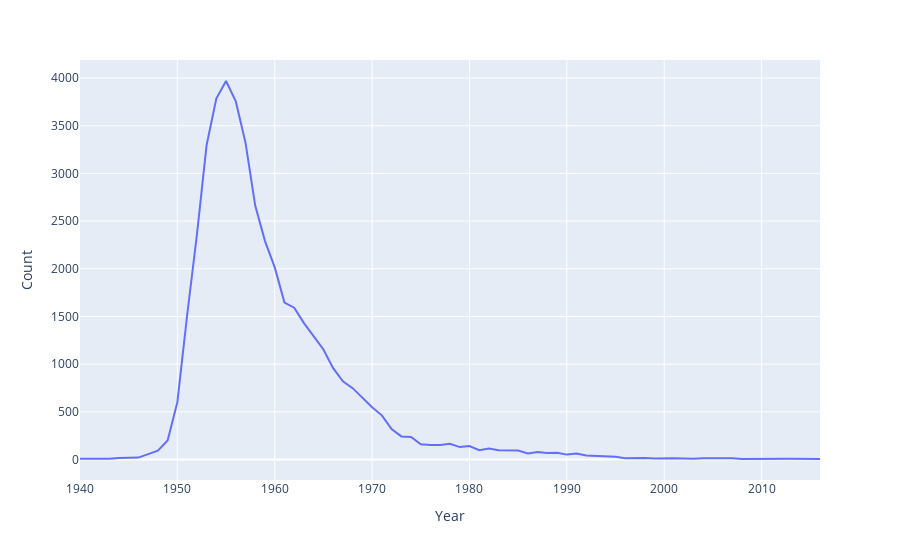

Notebook source saved alongside this figure:
### Code cell
px.line(female_babynames[female_babynames["Name"] == "Debra"], x = "Year", y = "Count")

### Figure 1 — Plotly figure (JSON) as saved in the notebook; plotly's stock layout.template omitted (floating-point values rounded to 4 significant figures)
{"data": [{"hovertemplate": "Year=%{x}<br>Count=%{y}<extra></extra>", "legendgroup": "", "line": {"color": "#636efa", "dash": "solid"}, "marker": {"symbol": "circle"}, "mode": "lines", "name": "", "orientation": "v", "showlegend": false, "type": "scatter", "x": [1940, 1942, 1943, 1944, 1945, 1946, 1947, 1948, 1949, 1950, 1951, 1952, 1953, 1954, 1955, 1956, 1957, 1958, 1959, 1960, 1961, 1962, 1963, 1964, 1965, 1966, 1967, 1968, 1969, 1970, 1971, 1972, 1973, 1974, 1975, 1976, 1977, 1978, 1979, 1980, 1981, 1982, 1983, 1984, 1985, 1986, 1987, 1988, 1989, 1990, 1991, 1992, 1993, 1994, 1995, 1996, 1997, 1998, 1999, 2000, 2001, 2002, 2003, 2004, 2005, 2006, 2007, 2008, 2009, 2012, 2013, 2016], "xaxis": "x", "y": [7, 7, 8, 15, 19, 20, 56, 92, 199, 601, 1510, 2351, 3295, 3784, 3969, 3755, 3320, 2660, 2290, 2014, 1646, 1592, 1430, 1287, 1154, 958, 819, 748, 647, 547, 463, 318, 242, 236, 159, 151, 151, 164, 130, 141, 97, 114, 97, 95, 93, 64, 78, 69, 71, 51, 62, 41, 34, 28, 28, 12, 14, 16, 10, 13, 14, 10, 7, 12, 13, 12, 13, 6, 7, 5, 8, 5], "yaxis": "y"}], "layout": {"legend": {"tracegroupgap": 0}, "margin": {"t": 60}, "xaxis": {"anchor": "y", "domain": [0, 1], "title": {"text": "Year"}}, "yaxis": {"anchor": "x", "domain": [0, 1], "title": {"text": "Count"}}}}
